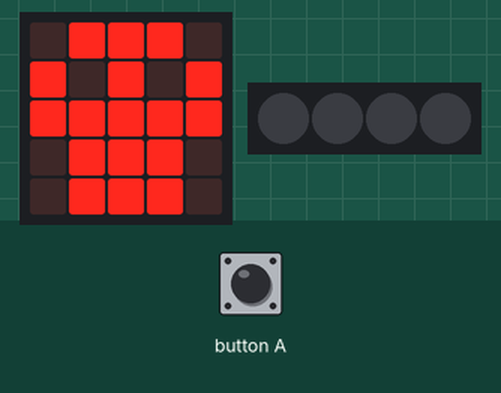
A program run on a simulated BBC micro:bit (MakeCode). Parts: the board's 5×5 LED display, 4 RGB LEDs in strip order, left to right. The inputs (shaded band) are chosen by the test bench. Dim RGB values are drawn brighter than linear.

Above: at 2.3 s.
2.4 s: button A pressed for 0.15 s
At 3.9 s:
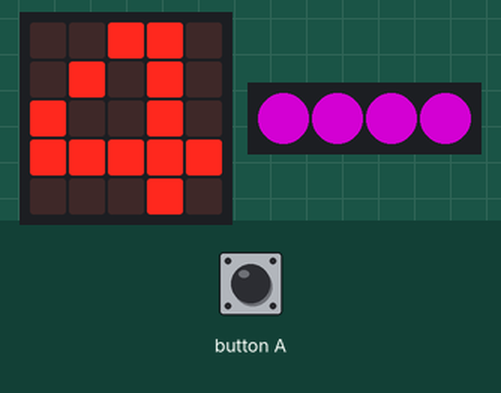
At 10.2 s:
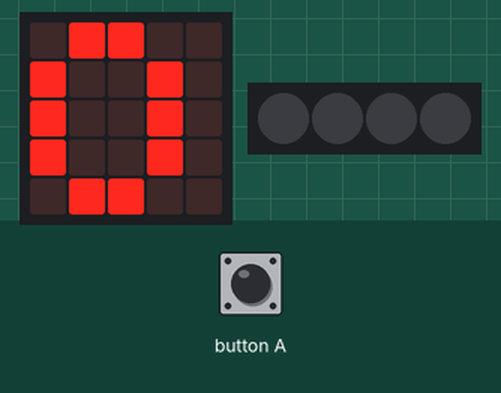
Timing chart, 0 to 11.7 s (numbered marks = the images above; inputs shaded):
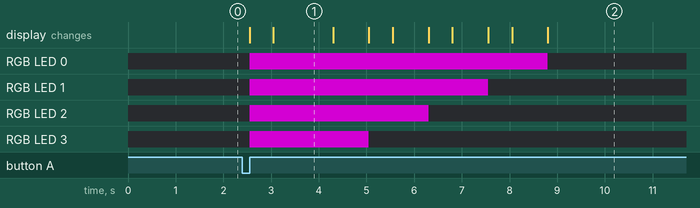

Measured:
- after the input at 2.4 s, RGB LED 0: off → RGB(127, 0, 127) after 0.15 s, → off 6.3 s later; RGB LED 1: off → RGB(127, 0, 127) after 0.15 s, → off 5.0 s later
- what the display in image 1 shows lasts 1.2 s, from 3.1 s to 4.3 s

The program:

main.ts
```typescript
// (licence header left out)
// variables
let neopixelStrip: neopixel.Strip = null
let loopCounter: number = 4

// setup
basic.clearScreen()
basic.showIcon(IconNames.Skull)
pause(500)

// neopixel setup
neopixelStrip = neopixel.create(DigitalPin.P16, 4, NeoPixelMode.RGB)
neopixelStrip.setPixelColor(0, neopixel.colors(NeoPixelColors.Black))
neopixelStrip.setPixelColor(1, neopixel.colors(NeoPixelColors.Black))
neopixelStrip.setPixelColor(2, neopixel.colors(NeoPixelColors.Black))
neopixelStrip.setPixelColor(3, neopixel.colors(NeoPixelColors.Black))
neopixelStrip.show()

// button A pressed
input.onButtonPressed(Button.A, function () {
  // setup
  basic.clearScreen()

  // all neopixels on
  neopixelStrip.setPixelColor(0, neopixel.colors(NeoPixelColors.Purple))
  neopixelStrip.setPixelColor(1, neopixel.colors(NeoPixelColors.Purple))
  neopixelStrip.setPixelColor(2, neopixel.colors(NeoPixelColors.Purple))
  neopixelStrip.setPixelColor(3, neopixel.colors(NeoPixelColors.Purple))
  neopixelStrip.show()

  // loop
  while (loopCounter >= 0) {
    basic.pause(500)
    basic.showNumber(loopCounter)
    neopixelStrip.setPixelColor(loopCounter, neopixel.colors(NeoPixelColors.Black))
    neopixelStrip.show()
    loopCounter--
  }
})
```
